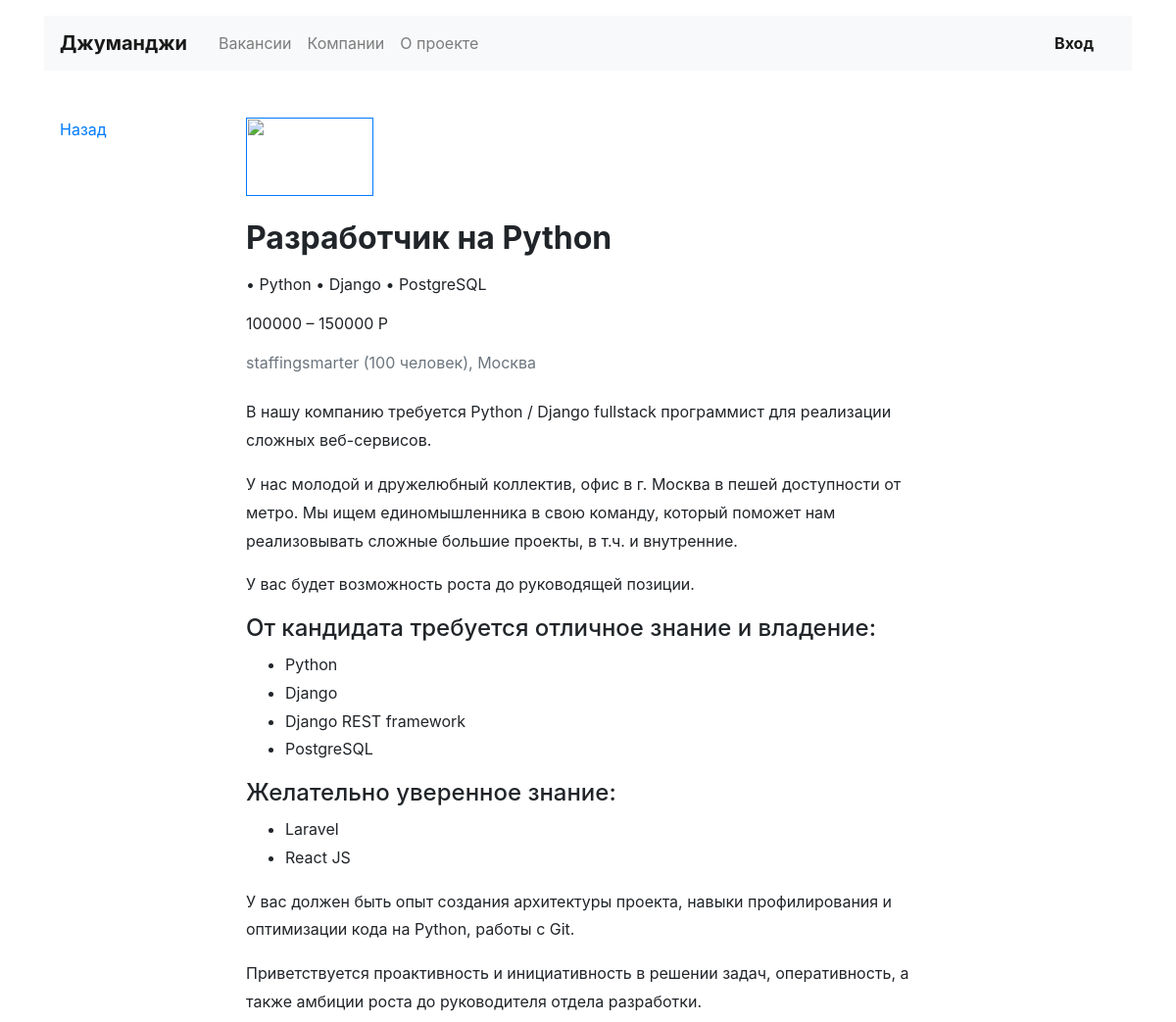
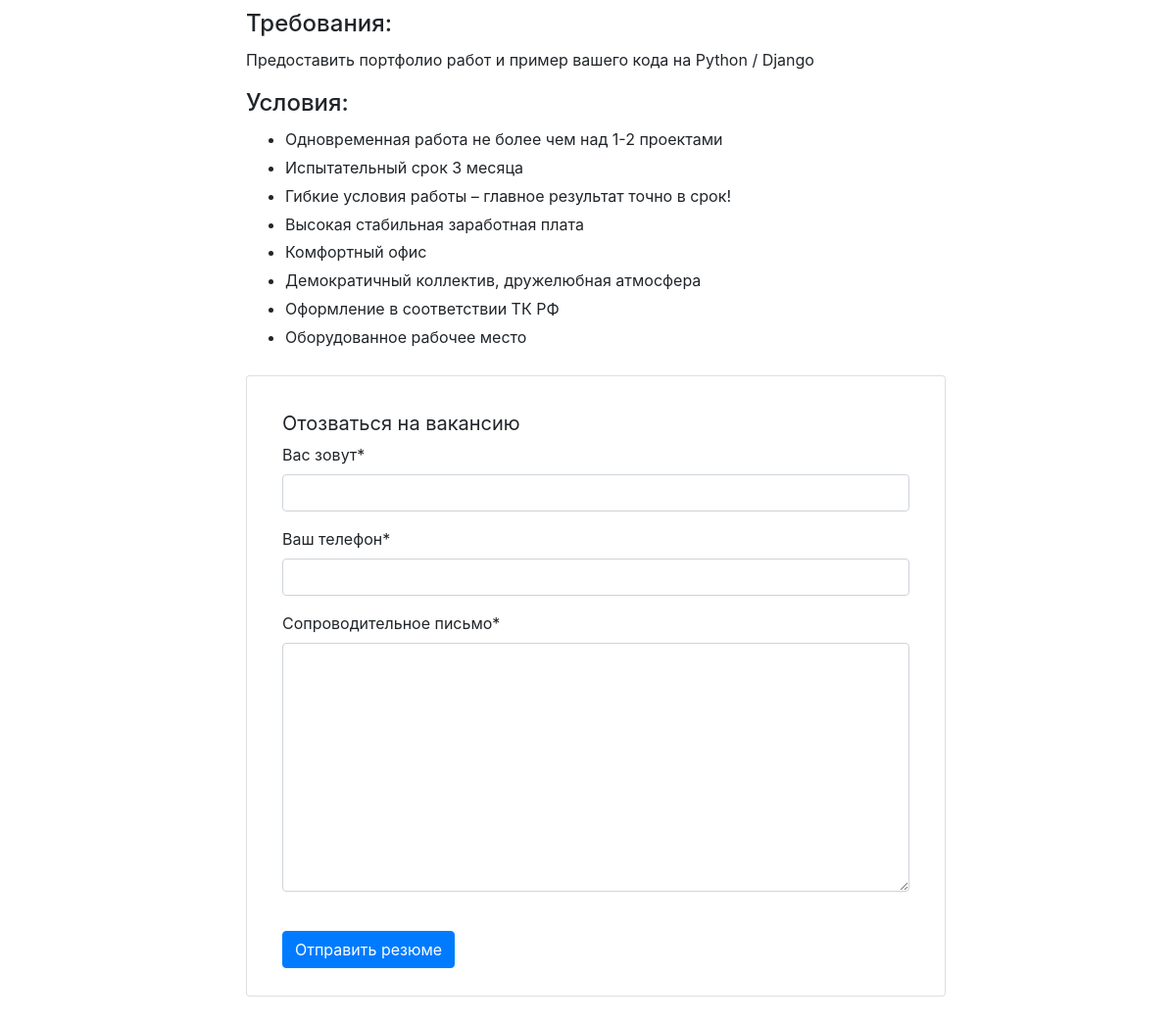
The page /vacancies/1/ on the database its author committed (2 pictures, top to bottom).
### jobs/models.py (models this page shows)
class Vacancy(models.Model):
    title = models.CharField(max_length=64)
    speciality = models.ForeignKey(
        Speciality,
        related_name='vacancies',
        on_delete=models.CASCADE)
    company = models.ForeignKey(
        Company,
        related_name='vacancies',
        on_delete=models.CASCADE)
    skills = models.CharField(max_length=256)
    description = models.TextField()
    salary_min = models.IntegerField()
    salary_max = models.IntegerField()
    published_at = models.DateField()
    class Meta:
        verbose_name = 'Вакансия'
        verbose_name_plural = 'Вакансии'

class Company(models.Model):
    name = models.CharField(max_length=64)
    location = models.CharField(max_length=64)
    logo = models.ImageField(
        upload_to='MEDIA_COMPANY_IMAGE_DIR',
        blank=True, null=True)
    description = models.TextField()
    employee_count = models.IntegerField()
    owner = models.ForeignKey(User, on_delete=models.SET_NULL, null=True)
    class Meta:
        verbose_name = 'Компания'
        verbose_name_plural = 'Компании'

### jobs/views.py (the view, shortened to what this page needs)
# urls.py: path('vacancies/<int:vacancy_id>/', VacancyView.as_view()),
class VacancyView(View):
    def get(self, request, vacancy_id):
        try:
            vacancy = Vacancy.objects.get(id=vacancy_id)
        except Vacancy.DoesNotExist:
            return render(
                request, '404.html', context={
                }
            )
        company = Company.objects.get(id=vacancy.company.id)
        form = ApplicationForm()
        return render(
            request, 'vacancy.html', context={
                'vacancy': vacancy,
                'company': company,
                'form': form
            }
        )

### jobs/forms.py
class ApplicationForm(forms.ModelForm):
    written_username = forms.CharField(max_length=64, label='Вас зовут')
    written_phone = forms.CharField(max_length=12, label='Ваш телефон')
    written_cover_letter = forms.CharField(
        widget=forms.Textarea,
        label='Сопроводительное письмо')
    class Meta:
        model = Application
        fields = ['written_username',
                  'written_phone',
                  'written_cover_letter']

### jobs/templates/vacancy.html (shortened to what this page needs)
{% load markdown_deux_tags %}
<!DOCTYPE html>
<html lang="ru">
<head>
  <link rel="stylesheet" href="https://stackpath.bootstrapcdn.com/bootstrap/4.3.1/css/bootstrap.min.css">
</head>
<body>
  <header class="container mt-3">
    {% include 'navbar.html' %}
  </header>
  <main class="container mt-3 pb-5">
    <div class="row mt-5">
      <div class="col-12 col-lg-2">
        <div class="pl-3 mb-5">
          <p><a href="/">Назад</a></p>
        </div>
      </div>
      <div class="col-12 col-lg-8">
        <section class="pl-3">
          <a href=""><img src="https://place-hold.it/130x80" width="130" height="80" alt=""></a>
          <div class="d-flex align-items-baseline align-content-baseline">
              <h1 class="h2 mt-4 font-weight-bold" >{{ vacancy.title }}</h1>
          </div>
            <p class="mt-2">{{ vacancy.skills }}</p>
            <p class="mt-2">{{ vacancy.salary_min }} – {{ vacancy.salary_max }} Р</p>
            <p class="text-muted mb-4">{{ vacancy.company.name }} ({{ vacancy.company.employee_count }} человек), {{ vacancy.company.location }}</p>
          <div style="line-height: 1.8;">
            {{ vacancy.description|markdown }}
          </div>
            {% load crispy_forms_tags %}
            <form  action="/vacancies/{{vacancy.id}}/" method="post" class="card mt-4 mb-3">{% csrf_token %}
                <div class="card-body mx-3">
                    <p class="h5 mt-3 font-weight-normal">Отозваться на вакансию</p>
                        {% crispy form "bootstrap3" %}
                    <input type="submit" class="btn btn-primary mt-4 mb-2" value="Отправить резюме">
                </div>
            </form>
        </section>
      </div>
    </div>
  </main>
</body>
</html>

### rows shown on the page
Vacancy: title "Разработчик на Python", skills "• Python • Django • PostgreSQL", salary_min "100000", salary_max "150000", company.name "staffingsmarter", company.employee_count "100", company.location "Москва", description "В нашу компанию требуется Python / Django fullstack программист для реализации сложных веб-сервисов. У нас молодой и дружелюбный коллектив, офис в г. Москва в пешей доступности от метро. Мы ищем единомышленника в свою команду, который поможет нам реализовывать сложные большие проекты, в т.ч. и внутренние. У вас будет возможность роста до руководящей позиции. От кандидата требуется отличное знание и владение: Python Django Django REST framework PostgreSQL Желательно уверенное знание: Laravel React JS У вас должен быть опыт создания архитектуры проекта, навыки профилирования и оптимизации кода на Python, работы с Git. Приветствуется проактивность и инициативность в решении задач,…"
